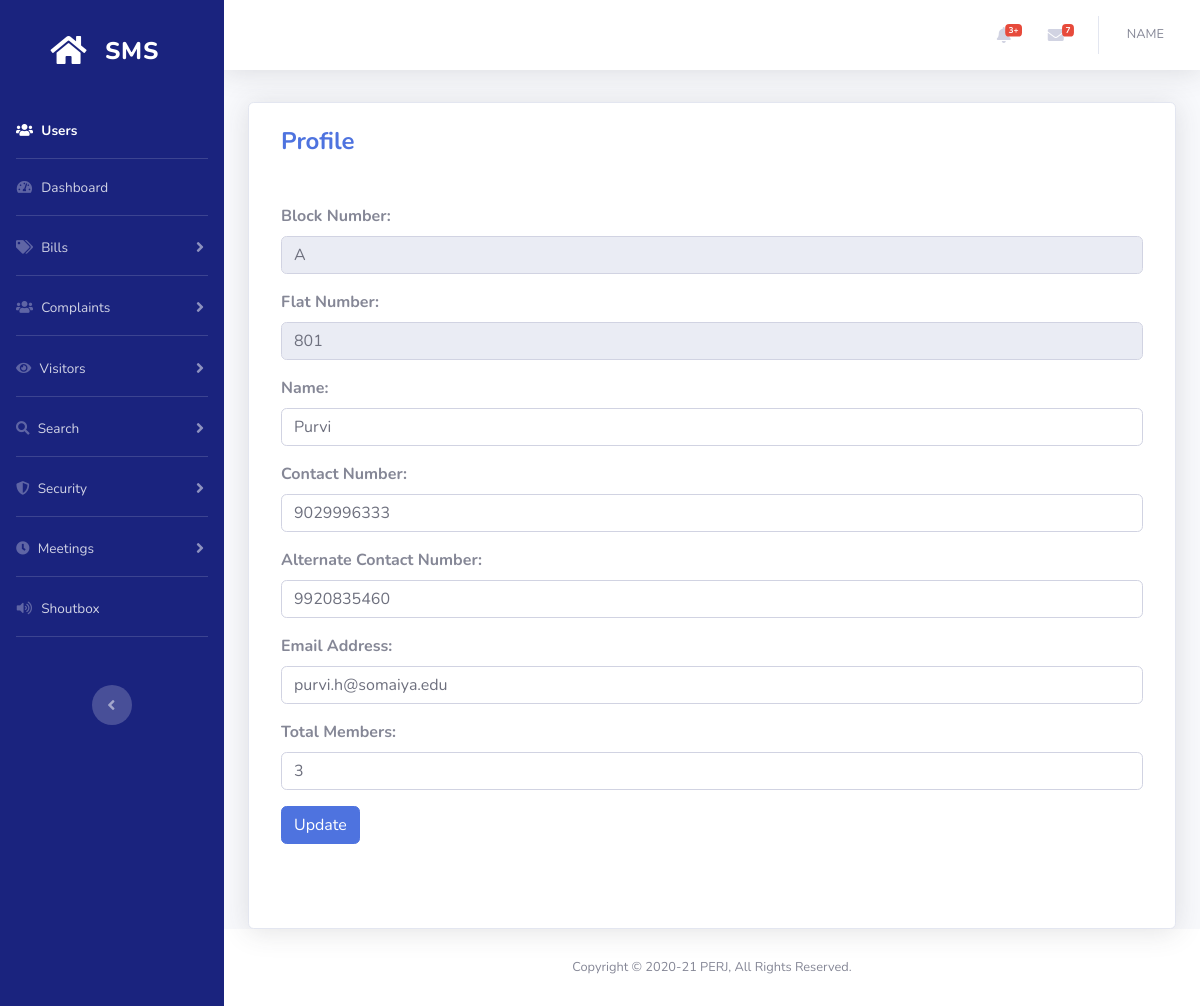
The page /user/user_profile.php on the database as committed earlier.
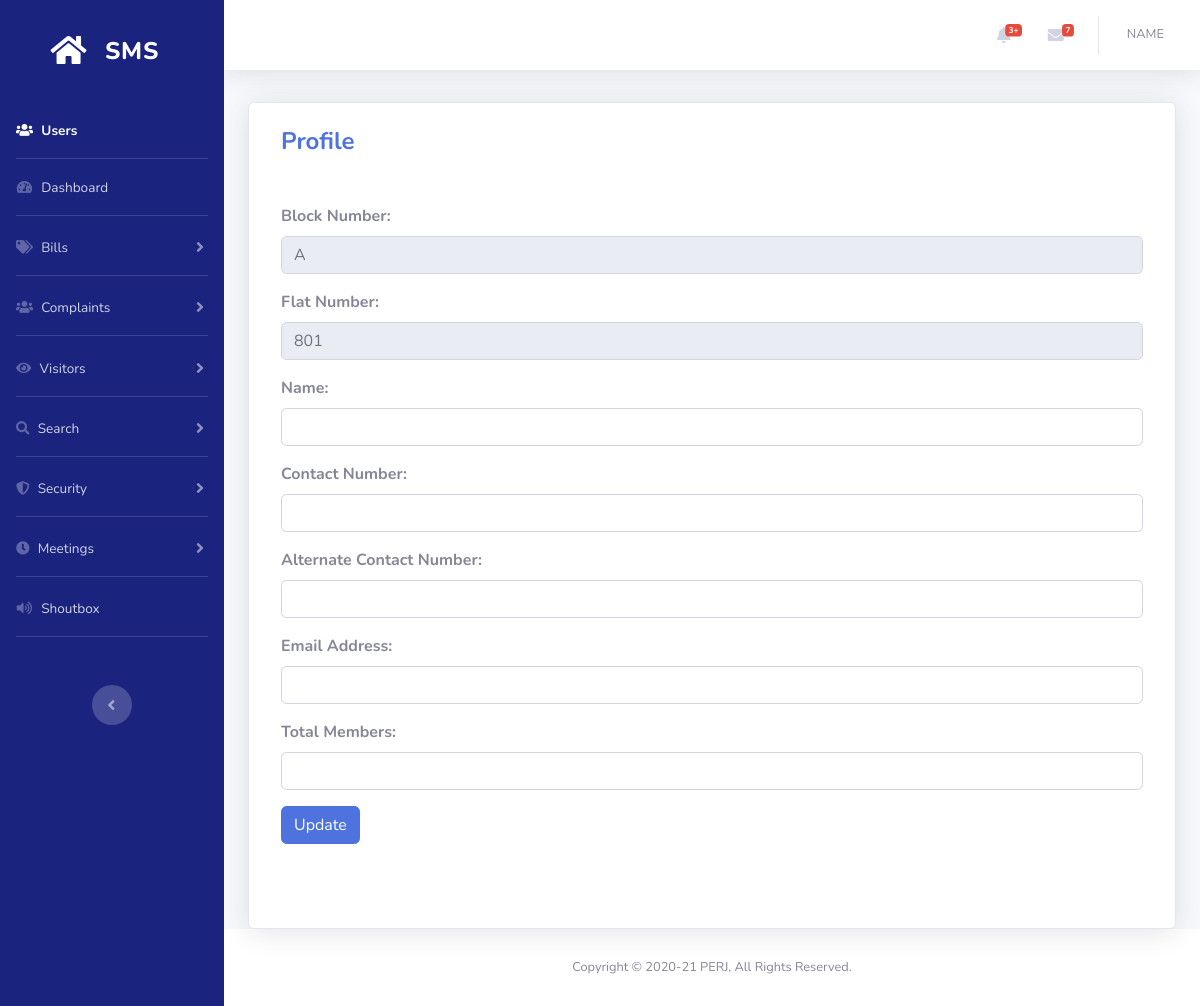
The same page on the database as committed later.
### tables this page shows
CREATE TABLE `allotments` (
  `AllotmentID` bigint(20) NOT NULL,
  `FlatID` bigint(20) NOT NULL,
  `FlatNumber` varchar(20) NOT NULL,
  `BlockNumber` varchar(50) NOT NULL,
  `OwnerName` varchar(500) NOT NULL,
  `OwnerEmail` varchar(100) NOT NULL,
  `OwnerContactNumber` bigint(10) NOT NULL,
  `OwnerAlternateContactNumber` bigint(10) NOT NULL,
  `OwnerMemberCount` bigint(20) NOT NULL,
  `isRent` tinyint(1) NOT NULL,
  `RenteeName` varchar(500) DEFAULT NULL,
  `RenteeEmail` varchar(100) DEFAULT NULL,
  `RenteeContactNumber` bigint(10) DEFAULT NULL,
  `RenteeAlternateContactNumber` bigint(10) DEFAULT NULL,
  `RenteeMemberCount` bigint(20) DEFAULT NULL,
  `updated_by` varchar(50) NOT NULL,
  `updated_at` timestamp NOT NULL DEFAULT current_timestamp()
);

### user/user_profile.php (the view, shortened to what this page needs)
<?php
include 'includes/shared/header.php';
include 'includes/shared/sidebar.php';
include 'includes/shared/topbar.php';
?>
<?php
$sql = "SELECT * from allotments where BlockNumber='{$_SESSION['blockno']}' and FlatNumber='{$_SESSION['flatno']}'";
$res = mysqli_query($con, $sql);
$row = mysqli_fetch_assoc($res);
if ($_SESSION['login_role'] == 'owner') {
    $name = $row['OwnerName'];
    $contact = $row['OwnerContactNumber'];
    $alternate_contact = $row['OwnerAlternateContactNumber'];
    $email = $row['OwnerEmail'];
    $membercount = $row['OwnerMemberCount'];
} else {
    $name = $row['RenteeName'];
    $contact = $row['RenteeContactNumber'];
    $alternate_contact = $row['RenteeAlternateContactNumber'];
    $email = $row['RenteeEmail'];
    $membercount = $row['RenteeMemberCount'];
}
?>
<div class="container-fluid">
    <div class="row">
        <div class="col-md-12 grid-margin stretch-card mt-2">
            <div class="card shadow pt-1 pb-5">
                <div class="card-body">
                    <div class="col-12 mb-3">
                        <h4 class="font-weight-bold text-primary mb-5">Profile</h4>
                        <form action="includes/queries/user_profile.php" method="POST" name="profile_form">
                            <div class="form-group">
                                <label for="blockno" class="font-weight-bold">Block Number:</label>
                                <input type="text" class="form-control" name="blockno" id="blockno"
                                    value="<?php echo $_SESSION['blockno'] ?>" readonly>
                            </div>
                            <div class="form-group">
                                <label for="flatno" class="font-weight-bold">Flat Number:</label>
                                <input type="text" class="form-control" name="flatno" id="flatno"
                                    value="<?php echo $_SESSION['flatno'] ?>" readonly>
                            </div>
                            <div class="form-group">
                                <label for="name" class="font-weight-bold">Name:</label>
                                <input type="text" class="form-control" name="name" value="<?php echo $name ?>"
                                    id="name">
                            </div>
                            <div class="form-group">
                                <label for="contact" class="font-weight-bold">Contact Number:</label>
                                <input type="text" class="form-control" name="contact" id="contact"
                                    value="<?php echo $contact ?>">
                            </div>
                            <div class=" form-group">
                                <label for="acontact" class="font-weight-bold">Alternate Contact Number:</label>
                                <input type="number" class="form-control" name="acontact" id="acontact"
                                    value="<?php echo $alternate_contact ?>">
                            </div>
                            <div class="form-group">
                                <label for="email" class="font-weight-bold">Email Address:</label>
                                <input type="email" class="form-control" name="email" id="email"
                                    value="<?php echo $email ?>">
                            </div>
                            <div class="form-group">
                                <label for="members" class="font-weight-bold">Total Members:</label>
                                <input type="number" class="form-control" name="members" id="members"
                                    value="<?php echo $membercount ?>">
                            </div>
                            <input type="submit" class="btn btn-primary" value="Update" name="profile_submit">
                        </form>
                    </div>
                </div>
            </div>
        </div>
    </div>
</div>
<?php
include './includes/shared/footer.php';
include './includes/shared/scripts.php';
?>

### user/includes/shared/header.php (shortened to what this page needs)
<!DOCTYPE html>
<html lang="en">
<head>
    <link href="../vendor/fontawesome-free/css/all.min.css" rel="stylesheet" type="text/css">
    <link href="../vendor/css/sb-admin-2.min.css" rel="stylesheet">
    <link href="../vendor/css/shoutbox.css" rel="stylesheet">
    <link href="../vendor/datatables/dataTables.bootstrap4.min.css" rel="stylesheet">
    <link href="https://cdn.datatables.net/buttons/1.6.2/css/buttons.bootstrap4.min.css" rel="stylesheet">
    <link href="https://cdn.datatables.net/select/1.3.1/css/select.dataTables.min.css" rel="stylesheet">
    <link href="../vendor/css/fonts.css" rel="stylesheet">
</head>
<body id="page-top">
    <div id="wrapper">

### user/includes/shared/sidebar.php (shortened to what this page needs)
<ul class="navbar-nav bg-sidebar sidebar sidebar-dark accordion" id="accordionSidebar">
    <a class="sidebar-brand d-flex align-items-center justify-content-center my-3" href="index.php">
        <div class="sidebar-brand-icon ">
            <i class="fas fa-fw fa-home"></i>
        </div>
        <div class="sidebar-brand-text mx-3 my-5">SMS</div>
    </a>
    <li class="nav-item active">
        <a class="nav-link" href="index.php">
            <i class="fas fa-users fa-fw"></i>
            <span>Users</span></a>
    </li>
    <hr class="sidebar-divider my-0">
    <li class="nav-item">
        <a class="nav-link" href="index.php">
            <i class="fas fa-fw fa-tachometer-alt"></i>
            <span>Dashboard</span></a>
    </li>
    <hr class="sidebar-divider">
    <li class="nav-item">
        <a class="nav-link collapsed" href="#" data-toggle="collapse" data-target="#collapsePages3" aria-expanded="true"
            aria-controls="collapseUtilities">
            <i class="fas fa-fw fa-tags"></i>
            <span>Bills</span>
        </a>
    </li>
    <hr class="sidebar-divider">
    <li class="nav-item">
        <a class="nav-link collapsed" href="#" data-toggle="collapse" data-target="#collapsePages4" aria-expanded="true"
            aria-controls="collapseUtilities">
            <i class="fas fa-users" aria-hidden="true"></i>
            <span>Complaints</span>
        </a>
    </li>
    <hr class="sidebar-divider">
    <li class="nav-item">
        <a class="nav-link collapsed" href="#" data-toggle="collapse" data-target="#collapsePages5" aria-expanded="true"
            aria-controls="collapseUtilities">
            <i class="fa fa-eye" aria-hidden="true"></i>
            <span>Visitors</span>
        </a>
    </li>
    <hr class="sidebar-divider">
    <li class="nav-item">
        <a class="nav-link collapsed" href="#" data-toggle="collapse" data-target="#collapsePages6" aria-expanded="true"
            aria-controls="collapseUtilities">
            <i class="fas fa-search" aria-hidden="true"></i>
            <span>Search</span>
        </a>
    </li>
    <hr class="sidebar-divider">
    <li class="nav-item">
        <a class="nav-link collapsed" href="#" data-toggle="collapse" data-target="#collapsePages8" aria-expanded="true"
            aria-controls="collapseUtilities">
            <i class="fas fa-shield-alt" aria-hidden="true"></i>
            <span>Security</span>
        </a>
    </li>
    <hr class="sidebar-divider">
    <li class="nav-item">
        <a class="nav-link collapsed" href="#" data-toggle="collapse" data-target="#collapsePages9" aria-expanded="true"
            aria-controls="collapseUtilities">
            <i class="fas fa-clock" aria-hidden="true"></i>
            <span>Meetings</span>
        </a>
    </li>
    <hr class="sidebar-divider">
    <li class="nav-item">
        <a class="nav-link" href="shoutbox.php">
            <i class="fas fa-fw fa-volume-up"></i>
            <span>Shoutbox</span></a>
    </li>
    <hr class="sidebar-divider d-none d-md-block mb-5">
    <div class="text-center d-none d-md-inline">
        <button class="rounded-circle border-0" id="sidebarToggle"></button>
    </div>
</ul>
<div id="content-wrapper" class="d-flex flex-column">
    <div id="content">

### user/includes/shared/topbar.php (shortened to what this page needs)
<nav class="navbar navbar-expand navbar-light bg-white topbar mb-4 static-top shadow">
    <ul class="navbar-nav ml-auto">
        <li class="nav-item dropdown no-arrow mx-1">
            <a class="nav-link dropdown-toggle" href="#" id="alertsDropdown" role="button" data-toggle="dropdown"
                aria-haspopup="true" aria-expanded="false">
                <i class="fas fa-bell fa-fw"></i>
                <span class="badge badge-danger badge-counter">3+</span>
            </a>
        </li>
        <li class="nav-item dropdown no-arrow mx-1">
            <a class="nav-link dropdown-toggle" href="#" id="messagesDropdown" role="button" data-toggle="dropdown"
                aria-haspopup="true" aria-expanded="false">
                <i class="fas fa-envelope fa-fw"></i>
                <span class="badge badge-danger badge-counter">7</span>
            </a>
        </li>
        <li class="nav-item dropdown no-arrow">
            <a class="nav-link dropdown-toggle" href="#" id="userDropdown" role="button" data-toggle="dropdown"
                aria-haspopup="true" aria-expanded="false">
                <span class="mr-2 d-none d-lg-inline text-gray-600 small">NAME</span>
            </a>
        </li>
    </ul>
</nav>

### user/includes/shared/footer.php (shortened to what this page needs)
</div>
<footer class="sticky-footer bg-white">
    <div class="container my-auto">
        <div class="copyright text-center my-auto">
            <span>Copyright &copy; 2020-21 PERJ, All Rights Reserved.</span>
        </div>
    </div>
</footer>
</div>
</div>

### user/includes/shared/scripts.php (shortened to what this page needs)
</body>
</html>

Rows that differ between the two databases and show on the page:
removed allotments: name "Purvi", contact "9029996333", acontact "9920835460", email "purvi.h@somaiya.edu", members "3"
